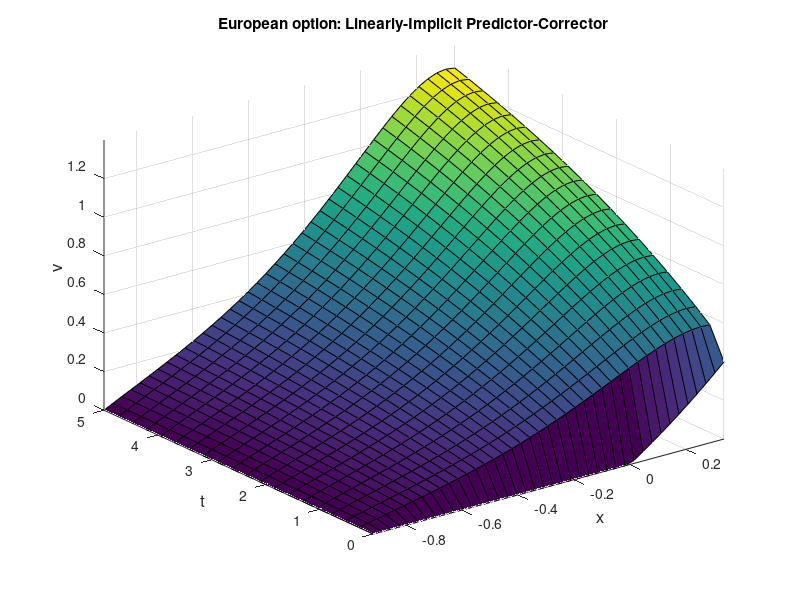

This figure's MATLAB source:
clc; clear;
N=40;
M=20;
xo=log(2.0/5);
xL=log(7.0/5);
tmax=5.0;
x=linspace(xo,xL,N)';
t=linspace(0,tmax,M);
dx=((xL-xo)/(N-1));

dt=(tmax/(M-1));

r=0.065;
sigma=0.8;
c=r/(0.5*sigma^2);
phi=-0.5+(sqrt(2)/2);

f = @(h)(-c*h);

 %%%%% creating the tridiagonal A %%%%%%
A1 = full(gallery('tridiag', N, 1, -2, 1)) / (dx^(2));
A2 = (c-1)*full(gallery('tridiag', N, 1, 0, -1))/ (2*dx);
I = eye(N);
A1(1,1)=1; A1(1,2)=0; A1(1,3)=0;
A1(end,end)=1; A1(end,end-1)=0; A1(end,end-2)=0;
A2(1,1)=0; A2(1,2)=0; A2(1,3)=0;
A2(end,end)=0; A2(end,end-1)=0; A2(end,end-2)=0;
 
A = A1 + A2;
 
%%%%%%%% Initial Condition and Boundary Condition%%%%
U=zeros(N,M);
W=zeros(N,M);
U(1,1)=0; %BC
U(end,1)= (7-5*exp(-c*t(1)))/5; %BC
Uc=max(exp(x(2:N-1))-1,0); %IC
U(:,1)=[U(1,1);Uc;U(end,1)];

for q=2:M
    U(1,q)=0; %BC
    U(end,q)=(7-5*exp(-c*t(q)))/5; %BC 
    U(:,q)=[U(1,q);W(2:N-1,q);U(end,q)];
end

%%%%%%% Linearly Implicit PC %%%%%%%
 T = I - dt*(0.5 - phi)*A;
 
for i=2:M
    B=(I + dt*(0.5 + phi)*A)*U(:,i) + dt*f(U(:,i)); 
    U_=T\B;
    C=(I + (dt/2)*A)*U(:,i) + (dt/2)*(f(U(:,i))+f(U_)) + phi*dt*A*U_;
    U(:,i)=T\C; 
end

figure
[tt,xx]=meshgrid(t,x);

surf(xx,tt,U)
axis([xo xL 0 5 0 1.4]);
xlabel('x','FontSize',12);
ylabel('t','FontSize',12);
zlabel('v','FontSize',12);
title('European option: Linearly-Implicit Predictor-Corrector');
